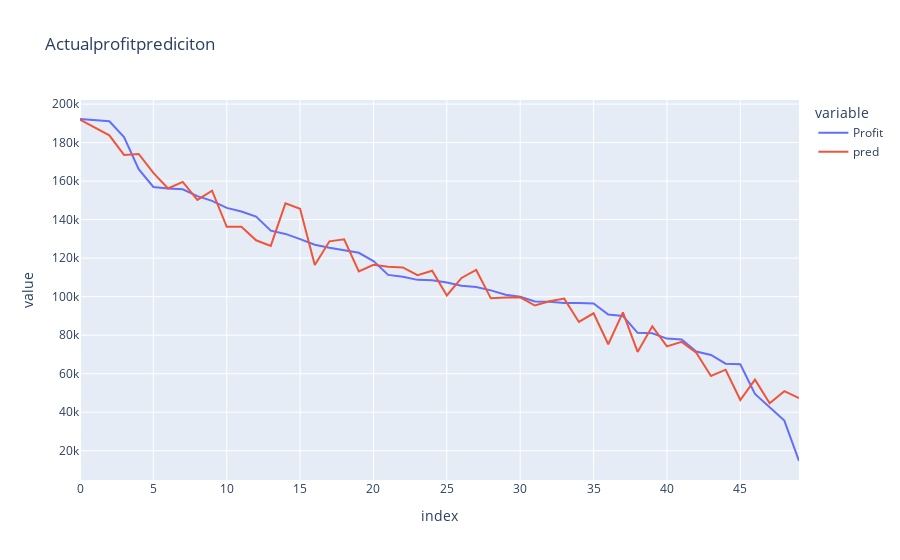

The notebook cell saved with this chart:
### Code cell
px.line(df,y=['Profit','pred'],title="Actualprofitprediciton")

### Figure 1 — Plotly figure (JSON) as saved in the notebook; plotly's stock layout.template omitted (floating-point values rounded to 4 significant figures)
{"data": [{"hovertemplate": "variable=Profit<br>index=%{x}<br>value=%{y}<extra></extra>", "legendgroup": "Profit", "line": {"color": "#636efa", "dash": "solid"}, "marker": {"symbol": "circle"}, "mode": "lines", "name": "Profit", "orientation": "v", "showlegend": true, "type": "scatter", "x": [0, 1, 2, 3, 4, 5, 6, 7, 8, 9, 10, 11, 12, 13, 14, 15, 16, 17, 18, 19, 20, 21, 22, 23, 24, 25, 26, 27, 28, 29, 30, 31, 32, 33, 34, 35, 36, 37, 38, 39, 40, 41, 42, 43, 44, 45, 46, 47, 48, 49], "xaxis": "x", "y": [192300.0, 191800.0, 191100.0, 182900.0, 166200.0, 157000.0, 156100.0, 155800.0, 152200.0, 149800.0, 146100.0, 144300.0, 141600.0, 134300.0, 132600.0, 129900.0, 127000.0, 125400.0, 124300.0, 122800.0, 118500.0, 111300.0, 110400.0, 108700.0, 108600.0, 107400.0, 105700.0, 105000.0, 103300.0, 101000.0, 99940.0, 97480.0, 97430.0, 96780.0, 96710.0, 96480.0, 90710.0, 89950.0, 81230.0, 81010.0, 78240.0, 77800.0, 71500.0, 69760.0, 65200.0, 64930.0, 49490.0, 42560.0, 35670.0, 14680.0], "yaxis": "y"}, {"hovertemplate": "variable=pred<br>index=%{x}<br>value=%{y}<extra></extra>", "legendgroup": "pred", "line": {"color": "#EF553B", "dash": "solid"}, "marker": {"symbol": "circle"}, "mode": "lines", "name": "pred", "orientation": "v", "showlegend": true, "type": "scatter", "x": [0, 1, 2, 3, 4, 5, 6, 7, 8, 9, 10, 11, 12, 13, 14, 15, 16, 17, 18, 19, 20, 21, 22, 23, 24, 25, 26, 27, 28, 29, 30, 31, 32, 33, 34, 35, 36, 37, 38, 39, 40, 41, 42, 43, 44, 45, 46, 47, 48, 49], "xaxis": "x", "y": [191900.0, 187900.0, 183800.0, 173600.0, 174100.0, 164200.0, 156200.0, 159600.0, 150200.0, 155000.0, 136300.0, 136300.0, 129300.0, 126400.0, 148500.0, 145700.0, 116400.0, 128800.0, 129800.0, 113100.0, 116500.0, 115600.0, 115200.0, 111200.0, 113500.0, 100600.0, 109700.0, 113900.0, 99140.0, 99560.0, 99680.0, 95420.0, 97600.0, 98990.0, 86880.0, 91390.0, 75320.0, 91890.0, 71330.0, 84610.0, 74200.0, 76520.0, 70880.0, 58830.0, 62090.0, 46360.0, 56930.0, 44710.0, 50910.0, 47330.0], "yaxis": "y"}], "layout": {"legend": {"title": {"text": "variable"}, "tracegroupgap": 0}, "title": {"text": "Actualprofitprediciton"}, "xaxis": {"anchor": "y", "domain": [0, 1], "title": {"text": "index"}}, "yaxis": {"anchor": "x", "domain": [0, 1], "title": {"text": "value"}}}}
